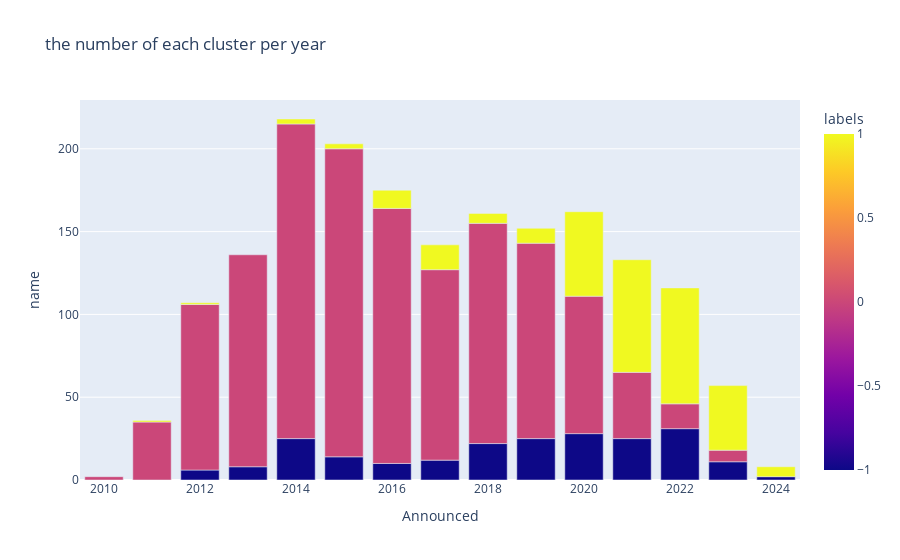

Notebook code for this chart:
### Markdown cell above
Epsilon (eps)
Definition: eps is the maximum distance between two samples for one to be considered as in the neighborhood of the other. It essentially defines the "reach" of a point in terms of its ability to form a cluster. A smaller eps value means that points need to be closer together to be considered part of the same cluster, leading to a greater number of smaller clusters. Conversely, a larger eps value allows points to be further apart and still be considered part of the same cluster, potentially leading to fewer, larger clusters.

Effect:

Small eps: Can lead to many points being classified as noise if they do not fall within the small neighborhoods. It might result in a higher number of clusters, some of which may be very small.
Large eps: Can cause distant points to be included in the same cluster, which can lead to a smaller number of clusters. However, if eps is too large, it might merge distinct clusters into a single cluster, reducing the granularity of the clustering.
Minimum Samples (min_samples)
Definition: min_samples specifies the number of samples in a neighborhood for a point to be considered as a core point. This parameter reflects the minimum cluster size. Core points are those that have at least min_samples points within their eps neighborhood, including the point itself.

Effect:

Small min_samples: Leads to a lower threshold for a point to be considered as a core point. This can result in a higher number of points being included in clusters, potentially increasing the sensitivity to noise. Clusters may be formed even in less dense regions.
Large min_samples: Increases the density requirement for a cluster. This can result in fewer clusters, as more points might be classified as noise or as part of the border of a cluster rather than as core points. It makes the algorithm more robust to noise, as more points are needed to form a cluster.
Summary
The interplay between eps and min_samples is critical in DBSCAN's clustering process:

A small eps and large min_samples combination can lead to many points being classified as noise, resulting in fewer and possibly more meaningful clusters, but potentially missing smaller clusters.
A large eps and small min_samples combination can lead to overly broad clusters, where distinct groups may be merged into fewer clusters, potentially obscuring meaningful distinctions in the data.
Selecting the appropriate values for eps and min_samples depends on the scale and density of the dataset, as well as the desired granularity of clustering. It often requires experimentation or domain knowledge to find the optimal settings for a given clustering task.

### Code cell
df4 = df.groupby(['Announced', 'labels']).count().reset_index()
df4['name']
fig = px.bar(df4[['Announced' , 'name' , 'labels' ]], x='Announced', y='name' ,color='labels', title="the number of each cluster per year")
fig.show()

### Figure 1 — Plotly figure (JSON) as saved in the notebook; plotly's stock layout.template omitted (floating-point values rounded to 4 significant figures)
{"data": [{"alignmentgroup": "True", "hovertemplate": "Announced=%{x}<br>name=%{y}<br>labels=%{marker.color}<extra></extra>", "legendgroup": "", "marker": {"color": [0, 0, 1, -1, 0, 1, -1, 0, -1, 0, 1, -1, 0, 1, -1, 0, 1, -1, 0, 1, -1, 0, 1, -1, 0, 1, -1, 0, 1, -1, 0, 1, -1, 0, 1, -1, 0, 1, -1, 1], "coloraxis": "coloraxis", "pattern": {"shape": ""}}, "name": "", "offsetgroup": "", "orientation": "v", "showlegend": false, "textposition": "auto", "type": "bar", "x": [2010, 2011, 2011, 2012, 2012, 2012, 2013, 2013, 2014, 2014, 2014, 2015, 2015, 2015, 2016, 2016, 2016, 2017, 2017, 2017, 2018, 2018, 2018, 2019, 2019, 2019, 2020, 2020, 2020, 2021, 2021, 2021, 2022, 2022, 2022, 2023, 2023, 2023, 2024, 2024], "xaxis": "x", "y": [2, 35, 1, 6, 100, 1, 8, 128, 25, 190, 3, 14, 186, 3, 10, 154, 11, 12, 115, 15, 22, 133, 6, 25, 118, 9, 28, 83, 51, 25, 40, 68, 31, 15, 70, 11, 7, 39, 2, 6], "yaxis": "y"}], "layout": {"barmode": "relative", "coloraxis": {"colorbar": {"title": {"text": "labels"}}, "colorscale": [[0, "#0d0887"], [0.1111, "#46039f"], [0.2222, "#7201a8"], [0.3333, "#9c179e"], [0.4444, "#bd3786"], [0.5556, "#d8576b"], [0.6667, "#ed7953"], [0.7778, "#fb9f3a"], [0.8889, "#fdca26"], [1, "#f0f921"]]}, "legend": {"tracegroupgap": 0}, "title": {"text": "the number of each cluster per year"}, "xaxis": {"anchor": "y", "domain": [0, 1], "title": {"text": "Announced"}}, "yaxis": {"anchor": "x", "domain": [0, 1], "title": {"text": "name"}}}}
